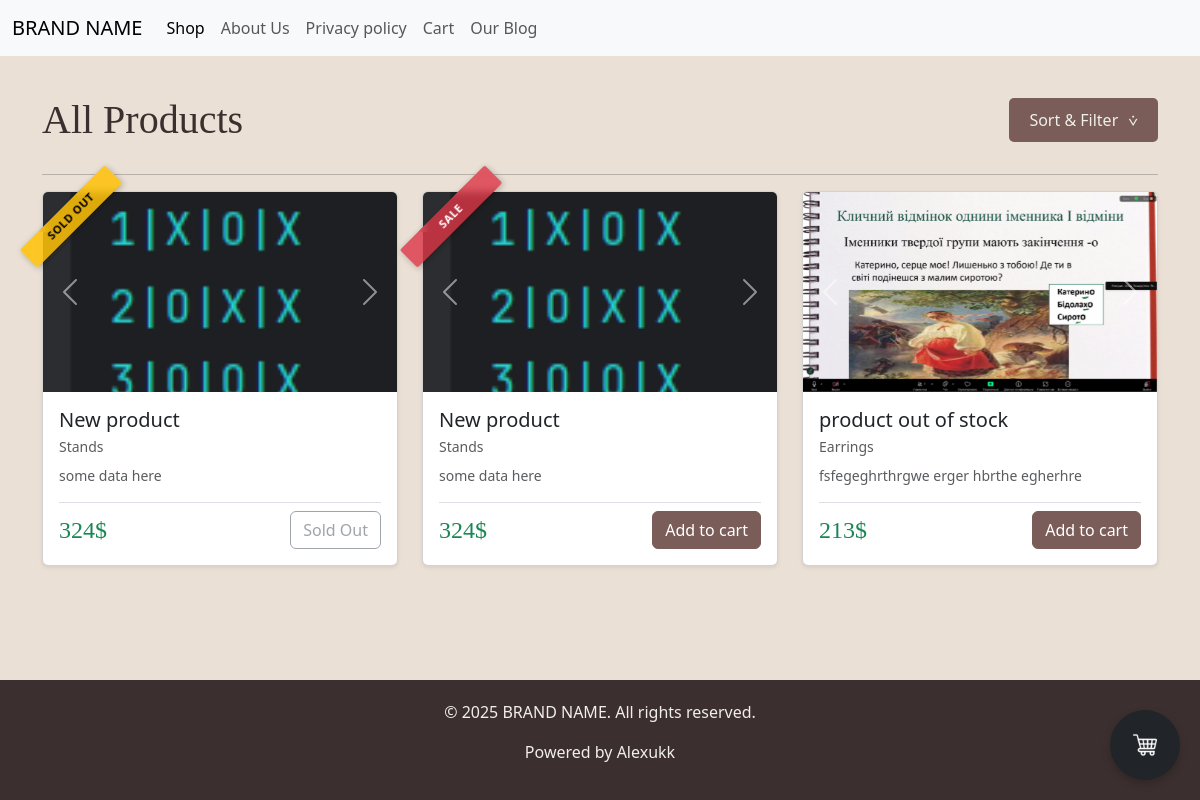
Page /shop on the committed database.
### main.py (models this page shows, shortened)
class Product(db.Model):
    id = db.Column(db.Integer, primary_key=True)
    title = db.Column(db.String(300), nullable=False)
    text = db.Column(db.Text, nullable=False)
    price = db.Column(db.Integer, nullable=False)
    photo1 = db.Column(db.String, nullable=False)
    photo2 = db.Column(db.String, nullable=False)
    photo3 = db.Column(db.String, nullable=False)
    category = db.Column(db.String(100), nullable=False)
    status = db.Column(db.String(30), nullable=False)

### main.py (the view)
@app.route('/shop', methods=['GET'])
def shop():
    sort_by = request.args.get('sort_by')
    category = request.args.get('type')
    query = Product.query
    if category:
        print(f"Filtering by category: {category}")  # Use f-string for better debugging
        query = query.filter_by(category=category.capitalize())
    else:
        print("No category filter applied.")
    if sort_by == 'price_asc':
        query = query.order_by(Product.price.asc())
    elif sort_by == 'price_desc':
        query = query.order_by(Product.price.desc())
    products = query.all()
    return render_template('shop.html', products=products)

### templates/shop.html (shortened to what this page needs)
{% extends "base.html" %}
{% block content %}
    <section class="shop-page container">
        <div class="shop-controls">
            <h1 class="page-title">All Products</h1>
            <div class="dropdown">
                <button class="sort-button">
                    <span>Sort & Filter</span>
                    <span class="arrow">⩒</span>
                </button>
            </div>
        </div>
        <hr>
        <div class="row g-4">
            {% for product in products %}
            <div class="col-12 col-md-6 col-lg-4">
                <div class="card h-100 shadow-sm">
                    <div class="product-img-container">
                        {% if product.status == 'sale' %}
                            <span class="status-badge badge-sale">Sale</span>
                        {% elif product.status == 'sold' %}
                            <span class="status-badge badge-soldout">Sold Out</span>
                        {% endif %}
                        <div id="productCarousel_{{ product.id }}" class="carousel slide" data-bs-ride="carousel" data-bs-interval="10000">
                            <div class="carousel-inner">
                                {% if product.photo1 %}
                                <div class="carousel-item active">
                                    <img src="{{ './static/' + product.photo1}}" class="card-img-top" alt="{{ product.title }}">
                                     </div>
                                {% endif %}
                            </div>
                            <button class="carousel-control-prev" type="button" data-bs-target="#productCarousel_{{ product.id }}" data-bs-slide="prev">
                                <span class="carousel-control-prev-icon" aria-hidden="true"></span>
                            </button>
                            <button class="carousel-control-next" type="button" data-bs-target="#productCarousel_{{ product.id }}" data-bs-slide="next">
                                <span class="carousel-control-next-icon" aria-hidden="true"></span>
                            </button>
                        </div>
                    </div>
                    <div class="card-body">
                        <h5 class="card-title mb-1">{{ product.title }}</h5>
                        <p class="text-muted small mb-2">{{ product.category }}</p>
                        <p class="card-text text-muted small">{{ product.text|truncate(80) }}</p>
                        <div class="d-flex justify-content-between align-items-center mt-auto pt-2 border-top">
                            <h4 class="text-success mb-0">{{ product.price }}$</h4>
                            {% if product.status == 'sold' %}
                                <button class="btn btn-outline-secondary" disabled>Sold Out</button>
                            {% else %}
                                <button
                                    class="btn btn-diordiev-color add-to-cart-btn"
                                    data-product-id="{{ product.id }}"
                                    data-product-price="{{ product.price }}"
                                    data-product-title="{{ product.title }}"
                                >
                                    Add to cart
                                </button>
                                {% endif %}
                        </div>
                    </div>
                </div>
            </div>
            {% endfor %}
        </div>
    </section>
{% endblock %}

### templates/base.html (shortened to what this page needs)
<!DOCTYPE html>
<html lang="en">
<head>
    <link rel="stylesheet" href="/static/css/main.css">
    <link href="https://cdn.jsdelivr.net/npm/bootstrap@5.3.8/dist/css/bootstrap.min.css" rel="stylesheet">
</head>
<body>
    <nav class="navbar navbar-expand-lg bg-body-tertiary">
        <div class="container-fluid">
            <a class="navbar-brand" href="{{ url_for('index') }}">BRAND NAME</a>
            <div class="collapse navbar-collapse" id="navbarNavDropdown">
                <ul class="navbar-nav">
                    <li class="nav-item">
                        <a class="nav-link active" aria-current="page" href="{{url_for('shop')}}">Shop</a>
                    </li>
                    <li class="nav-item">
                        <a class="nav-link" href="{{url_for('aboutUs')}}">About Us</a>
                    </li>
                    <li class="nav-item">
                        <a class="nav-link" href="{{ url_for('privacy_policy') }}">Privacy policy</a>
                    </li>
                    <li class="nav-item">
                        <a class="nav-link" href="{{ url_for('Cart') }}">Cart</a>
                    </li>
                    <li class="nav-item">
                        <a class="nav-link" href="{{ url_for('posts') }}">Our Blog</a>
                    </li>
                </ul>
            </div>
        </div>
    </nav>
    <main>
        {% block content %}{% endblock %}
    </main>
    <footer class="footer">
        <div class="container footer-content">
            <p>&copy; 2025 BRAND NAME. All rights reserved.</p>
            <p class="creator-info">
                Powered by <a href="https://github.com/Alexukk" target="_blank">Alexukk</a>
            </p>
        </div>
    </footer>
{% if request.endpoint != 'Cart' and request.endpoint != 'checkout' and request.endpoint != 'thank_you' %}
    <a href="{{ url_for('Cart') }}" class="fixed-bottom-right-btn btn btn-dark rounded-circle">
        <img src="{{ url_for('static', filename='img/shopping-cart.png') }}" alt="Cart" title="Go to Cart">
    </a>
{% endif %}
</body>
</html>

### static/css/main.css (style rules this page uses)
:root { --dark-coffee: #3C2F2F; --medium-roast: #7A5C58; --latte: #EAE0D5; --cream: #F0EFEA; --text-color: #554A4A; --font-heading: 'Cormorant Garamond', serif; --font-body: 'Montserrat', sans-serif; }
body { font-family: var(--font-body); color: var(--text-color); background-color: var(--medium-roast); margin: 0; line-height: 1.6; display: flex; flex-direction: column; min-height: 100vh; }
main { flex-grow: 1; background-color: var(--latte); }
.container { max-width: 1100px; margin: 0 auto; padding: 0 20px; }
h2, h4 { font-family: var(--font-heading); color: var(--dark-coffee); }
.footer { background-color: var(--dark-coffee); color: var(--cream); text-align: center; padding: 20px 0; }
a { color: inherit; text-decoration: none; transition: color 0.3s ease; }
.footer a { color: var(--cream); text-decoration: none; border-bottom: 1px solid transparent; }
.shop-page { padding: 40px 0; }
.shop-controls { display: flex; justify-content: space-between; align-items: center; margin-bottom: 30px; position: relative; z-index: 10; }
.page-title { font-size: 2.5em; font-family: var(--font-heading); color: var(--dark-coffee); margin: 0; }
.dropdown { position: relative; display: inline-block; }
.sort-button { background-color: var(--medium-roast); color: var(--cream); padding: 10px 20px; font-size: 1em; border: none; cursor: pointer; border-radius: 5px; transition: background-color 0.3s; display: flex; align-items: center; gap: 10px; }
.card-img-top { width: 100%; height: 200px; object-fit: cover; }

### templates/shop.html (style rules this page uses)
.btn-diordiev-color { color: #fff; background-color: #7A5C58; border-color: #7A5C58; transition: background-color 0.2s, border-color 0.2s; }
.btn-outline-secondary { color: #7A5C58; border-color: #7A5C58; }

### rows in the picture
Product: title "New product", category "Stands", text "some data here", price "324", status "Sold Out"
Product: title "New product", category "Stands", text "some data here", price "324"
Product: shows a picture, title "product out of stock", category "Earrings", text "fsfegeghrthrgwe erger hbrthe egherhre", price "213"
